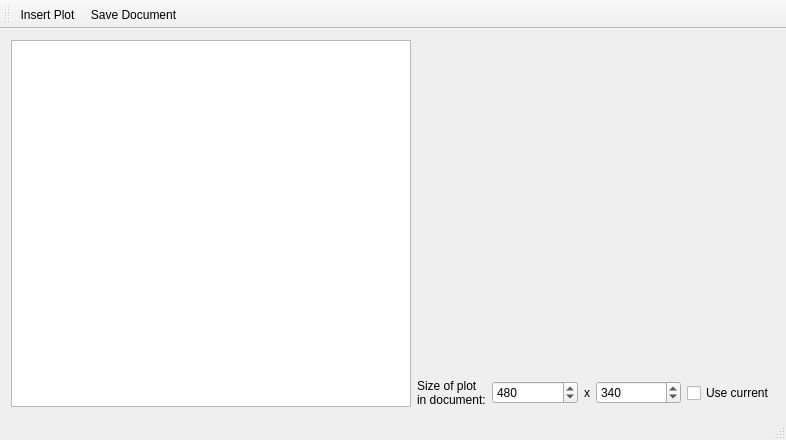
<?xml version="1.0" encoding="UTF-8"?>
<ui version="4.0">
 <class>MainWindow</class>
 <widget class="QMainWindow" name="MainWindow">
  <property name="geometry">
   <rect>
    <x>0</x>
    <y>0</y>
    <width>786</width>
    <height>440</height>
   </rect>
  </property>
  <property name="windowTitle">
   <string>QCustomPlot Document Insertion Demo</string>
  </property>
  <widget class="QWidget" name="centralWidget">
   <layout class="QHBoxLayout" name="horizontalLayout_2">
    <item>
     <widget class="QTextEdit" name="textEdit">
      <property name="minimumSize">
       <size>
        <width>400</width>
        <height>0</height>
       </size>
      </property>
     </widget>
    </item>
    <item>
     <layout class="QVBoxLayout" name="verticalLayout">
      <item>
       <widget class="QCustomPlot" name="plot" native="true">
        <property name="sizePolicy">
         <sizepolicy hsizetype="Preferred" vsizetype="MinimumExpanding">
          <horstretch>0</horstretch>
          <verstretch>0</verstretch>
         </sizepolicy>
        </property>
       </widget>
      </item>
      <item>
       <layout class="QHBoxLayout" name="horizontalLayout">
        <item>
         <widget class="QLabel" name="label">
          <property name="text">
           <string>&lt;html&gt;&lt;head/&gt;&lt;body&gt;&lt;p&gt;Size of plot&lt;br/&gt;in document:&lt;/p&gt;&lt;/body&gt;&lt;/html&gt;</string>
          </property>
         </widget>
        </item>
        <item>
         <widget class="QSpinBox" name="sbWidth">
          <property name="sizePolicy">
           <sizepolicy hsizetype="MinimumExpanding" vsizetype="Fixed">
            <horstretch>0</horstretch>
            <verstretch>0</verstretch>
           </sizepolicy>
          </property>
          <property name="minimum">
           <number>1</number>
          </property>
          <property name="maximum">
           <number>9999</number>
          </property>
          <property name="value">
           <number>480</number>
          </property>
         </widget>
        </item>
        <item>
         <widget class="QLabel" name="label_2">
          <property name="text">
           <string>x</string>
          </property>
         </widget>
        </item>
        <item>
         <widget class="QSpinBox" name="sbHeight">
          <property name="sizePolicy">
           <sizepolicy hsizetype="MinimumExpanding" vsizetype="Fixed">
            <horstretch>0</horstretch>
            <verstretch>0</verstretch>
           </sizepolicy>
          </property>
          <property name="minimum">
           <number>1</number>
          </property>
          <property name="maximum">
           <number>9999</number>
          </property>
          <property name="value">
           <number>340</number>
          </property>
         </widget>
        </item>
        <item>
         <widget class="QCheckBox" name="cbUseCurrentSize">
          <property name="text">
           <string>Use current</string>
          </property>
         </widget>
        </item>
       </layout>
      </item>
     </layout>
    </item>
   </layout>
  </widget>
  <widget class="QToolBar" name="mainToolBar">
   <attribute name="toolBarArea">
    <enum>TopToolBarArea</enum>
   </attribute>
   <attribute name="toolBarBreak">
    <bool>false</bool>
   </attribute>
   <addaction name="actionInsert_Plot"/>
   <addaction name="actionSave_Document"/>
  </widget>
  <widget class="QStatusBar" name="statusBar"/>
  <action name="actionInsert_Plot">
   <property name="text">
    <string>Insert Plot</string>
   </property>
  </action>
  <action name="actionSave_Document">
   <property name="text">
    <string>Save Document...</string>
   </property>
  </action>
 </widget>
 <layoutdefault spacing="6" margin="11"/>
 <customwidgets>
  <customwidget>
   <class>QCustomPlot</class>
   <extends>QWidget</extends>
   <header>../../qcustomplot.h</header>
   <container>1</container>
  </customwidget>
 </customwidgets>
 <resources/>
 <connections/>
</ui>
